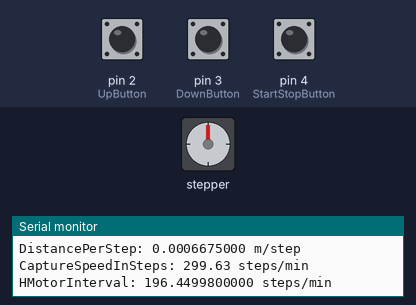
Recording of a sketch running on a simulated Arduino Uno, built with avr-gcc and run on an emulated ATmega328P. Parts: stepper motor, the last lines printed to the serial monitor. The test bench sets the inputs (shaded band); at power-on: pin 2 (UpButton) HIGH, pin 4 (StartStopButton) HIGH, pin 3 (DownButton) HIGH. Stepper angles assume 200 steps per turn.

Above: at 1.2 s.
1.3 s: pin 2 (UpButton) pulled LOW for 1 s
At 3.0 s:
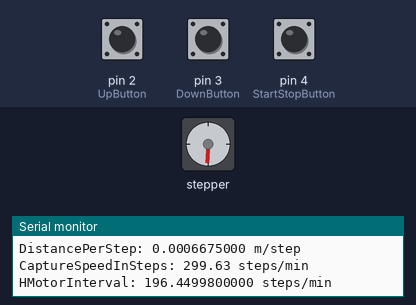
3.8 s: pin 4 (StartStopButton) pulled LOW for 0.15 s
6.9 s: pin 4 (StartStopButton) pulled LOW for 1 s
At 8.0 s:
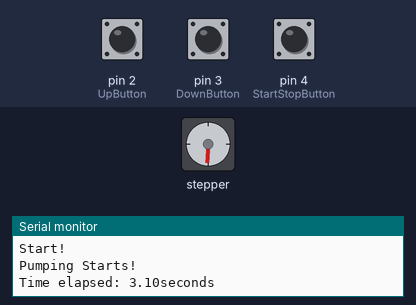
10.4 s: pin 3 (DownButton) pulled LOW for 3.2 s
At 14.2 s:
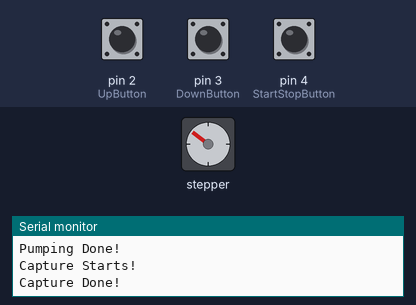
15.1 s: pin 3 (DownButton) pulled LOW for 0.15 s
At 16.0 s:
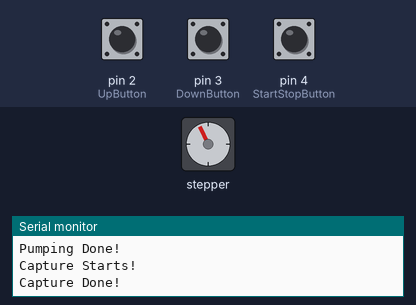
16.7 s: pin 4 (StartStopButton) pulled LOW for 0.15 s
At 19.4 s:
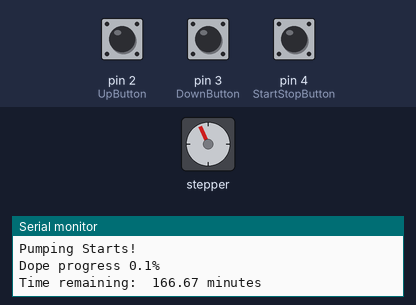
Timing chart, 0 to 20.8 s (numbered marks = the images above; inputs shaded):
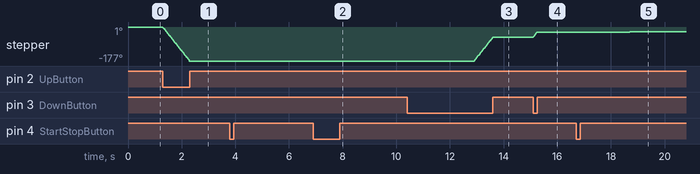

Measured:
- after the input at 1.3 s, stepper: turns 177° counter-clockwise in 0.99 s, starting at once
- after the input at 6.9 s, stepper: stops changing and stays -177°
- after the input at 10.4 s, stepper: turns 124° clockwise in 0.69 s, starting after 2.5 s
- after the input at 15.1 s, stepper: turns 27° clockwise in 0.14 s, starting at once

The sketch:

syringe_pump_v5.1.ino
```cpp
// Project e-Silk: synthetic spider silk with electrical conductivity
// by Pau Anta, more info at https://www.pauanta.bio.

// Development of a programmable device consisting of a micro-syringe pump and a spinning machine, based on Arduino microcontroller.
// The micro-syringe pump pushes the spidroins dope into a coagulation bath, at a programmable flowrate,
// and the spinning machine will spin the silk threads into a capture roller, also at the desired speed.

// Hardware inspired by the OpenSyringePump developed by Naroom, https://github.com/manimino/OpenSyringePump. All software is original.
// Started project on March 2020.

// ALERT: The maximum flowrate of this microsyringe pump is 12.4 µL/min with the current specifications (changes with motor speed, thread size, and syringe needle radius)

#include <Wire.h>
#include <Adafruit_MotorShield.h>
#include "utility/Adafruit_MS_PWMServoDriver.h"
#include <math.h>
#define PI

Adafruit_MotorShield AFMS = Adafruit_MotorShield();
Adafruit_StepperMotor *myMotorV = AFMS.getStepper(200, 2);      // Stepper motor for the microsyringe pump, facing down
Adafruit_StepperMotor *myMotorH = AFMS.getStepper(200, 1);      // Stepper motor for the capture roller, facing sideways

const int UpButton = 2;                   // Button to move plunge up manually
const int DownButton = 3;                 // Button to move plunge down manually
const int StartStopButton = 4;            // Button to start/stop movement of microsyringe at predetermined flowrate

int DownButtonState = 0;
int UpButtonState = 0;
int StartStopButtonState = 0;

const float SyringeRadius = 4.4;          // Inner radius of the syringe in mm. NEED TO SET UP BASED ON YOUR SYRINGE
float FlowRate = 3;                       // How fast the dope is pushed out of the syringe in µL/min. NEED TO SET UP AT YOUR DESIRED FLOW RATE
float DopeVolume = 0.5;                   // The volume of spidroin dissolved in a chemical in mL
float CaptureSpeed = 0.2;                 // The speed of the capture motor in meters per minute. NEED TO SET UP AT A DESIRED CAPTURE SPEED
float MaxFlowRate;                        // The maximum flow rate, depends on the thread size and the radius of the syringe

const float ThreadSize = 1.25;            // Thread size of the threaded rod in mm
const float TimePerStep = 3.8;            // Time it takes the motor to make 1 step in ms.

const int StepsPerRevolution = 200;       // 200 steps equal a single 360º turn of the stepper motor
const int Rebound = 2000;                 // Need this variable to control the buttons. Average time spent holding down the buttons in ms

float VolumePerStep;                      // The dope volume pushed per 1 step, in µL
float VolumePerRevolution;                // The dope volume pushed per 200 steps, in µL
float FlowRateInSteps;                    // The flowrate in steps
float VTotalSteps;                        // Number of steps to push out all the dope
int StepCounter = 0;
float DopeRemaining;                      // The volume of dope remaining
float DopeProgress;                       // Percentage of dope pumped
float VTimeForAllSteps;                   // The time it takes to do all microsteps not including the delay in between for the syringe (vertical) motor
float VMotorInterval;

float Progress = 0;
float TimeRemaining;

float HMotorThreshold = 2.5;              // The percentage of dope that must be ejected for the capture motor to begin working

const float DistancePerRevolution = 0.1335;  // The length of spider silk captured per revolution in meters
float DistancePerStep;                    // The length of spider silk captured per step in meters
float HTimeForAllSteps;                   // The time it takes to do all microsteps not including the delay inbetween for the capture (horizontal) motor
float CaptureSpeedInSteps;
float HMotorInterval;

unsigned long VPreviousMotorTime;
unsigned long HPreviousMotorTime;

unsigned long VCurrentMotorTime;
unsigned long HCurrentMotorTime;

float TimeNow;
float TimeElapsed;


void setup() {

  Serial.begin(57600);

  AFMS.begin();

  pinMode(DownButton, INPUT);
  pinMode(UpButton, INPUT);
  pinMode(StartStopButton, INPUT);

  Serial.println("Dope volume:  " + String(DopeVolume, 5) + " mL");
  Serial.println("Flow rate in µL:  " + String(FlowRate) + " µL/min");

  unsigned long VPreviousMotorTime = millis();
  unsigned long HPreviousMotorTime = millis();

  //Calculation of total number of steps for pumping the dope volume

  VolumePerRevolution = (M_PI * ThreadSize * sq(SyringeRadius));          //Volume of dope pushed out every revolution, in cubic mm (µL)
  Serial.println("VolumePerRevolution: " + String(VolumePerRevolution, 10) + " µL/rev");
  VolumePerStep = VolumePerRevolution / StepsPerRevolution;               //Volume of dope pushed out every step, in µL / step
  Serial.println("VolumePerStep: " + String(VolumePerStep, 10) + " µL/step");
  VTotalSteps = (DopeVolume * 1000) / VolumePerStep;                      //Total number of steps to push out the entire volume
  Serial.println("VTotalSteps: " + String(VTotalSteps) + " Steps");

  //Calculation for max flowrate

  MaxFlowRate = (60000/TimePerStep) * VolumePerStep;                      //The maximum flow rate in µL / min
  Serial.println("Maximum flow rate " + String(MaxFlowRate, 5) + " µL/min");

  //Calculation of flowrate in steps per minute

  FlowRateInSteps = FlowRate / VolumePerStep;                             //Converts flowrate from µL/min to steps/min
  Serial.println("Flow rate in steps:  " + String(FlowRateInSteps) + " steps/min");

  VTimeForAllSteps = FlowRateInSteps * TimePerStep;                       //Time to complete all the steps (in ms) in one minute
  Serial.println("VMTimeForAllSteps:  " + String(VTimeForAllSteps, 10) + " miliseconds");
  VMotorInterval = (60000 - VTimeForAllSteps) / FlowRateInSteps;          //The interval between each step in ms
  Serial.println("VMotorInterval:  " + String(VMotorInterval, 3) + " miliseconds");
  Serial.println("Total time:  " + String(((DopeVolume * 1000) / FlowRate) / 60) + " hours");

  //Calculation for the interval of time between each step for the capture motor

  DistancePerStep = DistancePerRevolution / StepsPerRevolution;           //The length of spider silk captured by the capture roller per step
  Serial.println("DistancePerStep: " + String(DistancePerStep, 10) + " m/step");
  CaptureSpeedInSteps = CaptureSpeed / DistancePerStep;                   //Converts the capture speed from m/min to steps/min
  Serial.println("CaptureSpeedInSteps: " + String(CaptureSpeedInSteps) + " steps/min");
  HTimeForAllSteps = CaptureSpeedInSteps * TimePerStep;                   //Time to complete all steps (in ms) in one minute
  HMotorInterval = (60000 - HTimeForAllSteps) / CaptureSpeedInSteps;      //The interval between each step in ms
  Serial.println("HMotorInterval: " + String(HMotorInterval, 10) + " steps/min");

}

void loop() {

  DownButtonState = digitalRead(DownButton);
  if (DownButtonState == LOW) {
    myMotorV->step(1, FORWARD, DOUBLE);          //Makes the motor go forward as long as the Down button is held down
    StepCounter = 0;                             //Up or down buttons also reset the microstep counter
  }

 UpButtonState = digitalRead(UpButton);
  if (UpButtonState == LOW) {
    myMotorV->step(1, BACKWARD, DOUBLE);         //Makes the motor go backward as long as the Up button is being held down
    StepCounter = 0;                             //Up or down buttons also reset the microstep counter
  }

 StartStopButtonState = digitalRead(StartStopButton);
  if (StartStopButtonState == LOW) {            //Makes the motor eject the dope at the desired flow rate
    Serial.println("Start!");
    StartPump();
    CaptureStart();
    }

}

void StartPump() {                              //Makes the syringe pump push at the predetermined speed

  TimeElapsed = millis();

  Serial.println("Pumping Starts!");

  StartStopButtonState = HIGH;

  delay(Rebound);

  TimeNow = millis();

  while ((StartStopButtonState == HIGH) and (StepCounter < VTotalSteps)) {

    TimeRemaining =  millis() - TimeNow;
    unsigned long VCurrentMotorTime = millis();
    unsigned long HCurrentMotorTime = millis();

    if(VCurrentMotorTime - VPreviousMotorTime > (VMotorInterval + TimePerStep)){
      myMotorV->onestep(FORWARD, SINGLE);
      VPreviousMotorTime = VCurrentMotorTime;
      StepCounter = StepCounter + 1;
      DopeRemaining = (DopeVolume - ((StepCounter * VolumePerStep) / 1000));
      DopeProgress = ((DopeVolume - DopeRemaining) / DopeVolume) * 100;
      Serial.println("Dope progress " + String(DopeProgress, 1) + "%");
      Serial.println("Time remaining:  " + String(((DopeVolume * 1000) / FlowRate) - (TimeRemaining / 60000)) + " minutes");

      StartStopButtonState = digitalRead(StartStopButton);

    }

    if(HCurrentMotorTime - HPreviousMotorTime > (HMotorInterval + TimePerStep) and DopeProgress > HMotorThreshold){
      myMotorH->onestep(BACKWARD, SINGLE);
      HPreviousMotorTime = HCurrentMotorTime;
    }

    StartStopButtonState = digitalRead(StartStopButton);

   }

    TimeElapsed = millis() - TimeElapsed;
    Serial.println("Time elapsed: " + (String(TimeElapsed / 1000)) + "seconds");
    delay(Rebound);
    Serial.println("Pumping Done!");

  }

void CaptureStart() {

  delay(Rebound);

  StartStopButtonState == HIGH;

  Serial.println("Capture Starts!");

  while (StartStopButtonState == HIGH) {

    unsigned long HCurrentMotorTime = millis();

    if((HCurrentMotorTime - HPreviousMotorTime) > (HMotorInterval + TimePerStep)){
      myMotorH->onestep(BACKWARD, SINGLE);
      HPreviousMotorTime = HCurrentMotorTime;

    }

  StartStopButtonState = digitalRead(StartStopButton);

  }

  Serial.println("Capture Done!");
  delay(Rebound);

}
```
